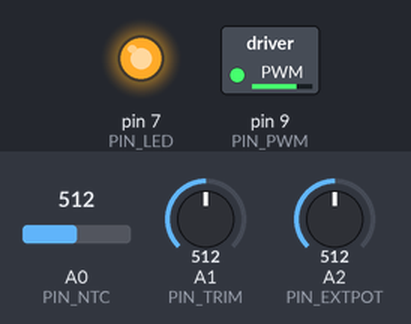
Recording of a sketch running on a simulated Arduino Uno, built with avr-gcc and run on an emulated ATmega328P. Shown: switched loads named in the sketch (green lamp = pin HIGH), output pins drawn as LEDs (lit = HIGH). Dashed ring = blinking. The test bench sets the inputs (shaded band); at power-on: A2 (PIN_EXTPOT) = 512, A1 (PIN_TRIM) = 512, A0 (PIN_NTC) = 512.

Above: at 0.38 s.
1.3 s: A2 (PIN_EXTPOT) set to 122
At 4.26 s:
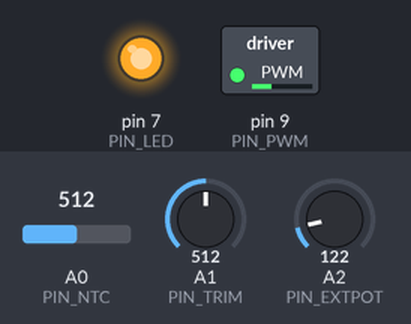
4.3 s: A1 (PIN_TRIM) set to 122
At 4.54 s:
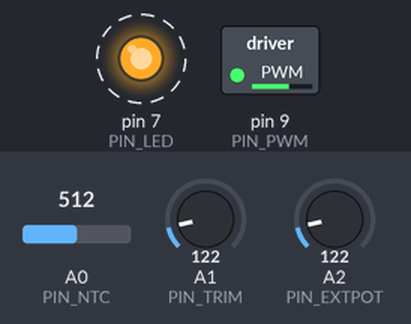
7.3 s: A0 (PIN_NTC) set to 0
At 7.84 s:
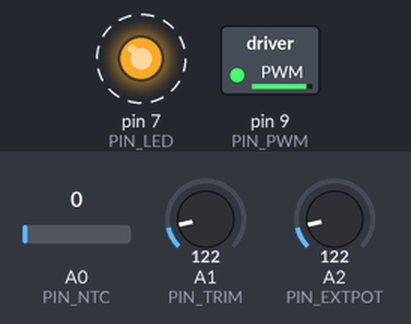
10.3 s: A2 (PIN_EXTPOT) set to 0
At 13.0 s:
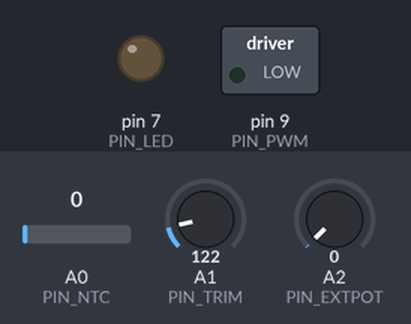
13.3 s: A0 (PIN_NTC) set to 9
15.5 s: A0 (PIN_NTC) set to 12
Timing chart, 0 to 19.5 s (numbered marks = the images above; inputs shaded):
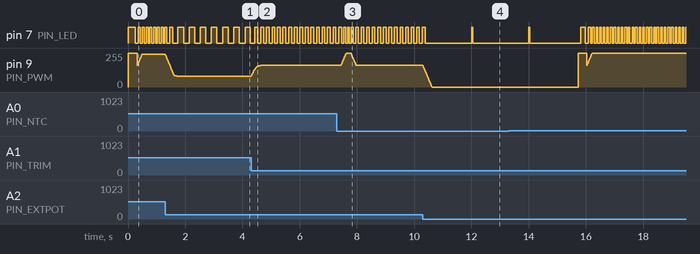

The sketch:

pumpcontroller.ino
```cpp
/*
 * Adaptive Cooling Pump Controller
 * Target: ATmega328P-AU (Arduino Uno / "ATmega328P" board profile), flashed via ISP
 * Author: Arik Nel
 *
 * Control priority (highest first):
 *   1. OVERHEAT   - NTC reads above TEMP_CRIT_C -> pump forced to 100%, whatever the mode
 *   2. MANUAL     - external dashboard pot connected -> pot sets the speed
 *   3. AUTO       - NTC connected -> speed follows the temperature curve
 *   4. FALLBACK   - no pot, no (valid) NTC -> pump runs at 100%
 *
 * Onboard trimpot = range trim for the external pot.
 *   The external pot is read as a rheostat against a pull-up, so its maximum ADC
 *   reading depends on its value (a 20k pot tops out lower than a 50k pot). The
 *   trimpot sets the ADC reading that counts as "full speed", so any pot value can
 *   use its whole rotation.
 *   Calibration: turn the dashboard pot fully up, then turn the trimpot until the
 *   status LED just reaches its fastest blink (100%). Done.
 *
 * Pinout:
 *   PD7 (D7)  - status LED
 *   PC0 (A0)  - NTC   (NTC to GND, NTC_SERIES_OHMS pull-up to 5V)
 *   PC1 (A1)  - onboard trimpot (wiper, ends on 5V/GND)
 *   PC2 (A2)  - external pot    (pot to GND, EXT_PULLUP pull-up to 5V; open = reads ~1023)
 *   PB1 (D9)  - MOSFET gate (OC1A, Timer1 hardware PWM)  <-- CHECK AGAINST SCHEMATIC
 */

#include <avr/wdt.h>

// ============================== CONFIGURATION ==============================

// --- Pins ---
const uint8_t PIN_LED     = 7;   // PD7
const uint8_t PIN_NTC     = A0;  // PC0
const uint8_t PIN_TRIM    = A1;  // PC1
const uint8_t PIN_EXTPOT  = A2;  // PC2
const uint8_t PIN_PWM     = 9;   // PB1 / OC1A - Timer1 is hard-wired to this pin

// --- PWM ---
const uint32_t PWM_FREQ_HZ = 20000;  // 20 kHz: above audible range, easy on the AON6354

// --- NTC thermistor ---
const float NTC_SERIES_OHMS = 10000.0;  // pull-up resistor value
const float NTC_R25_OHMS    = 10000.0;  // NTC resistance at 25 C
const float NTC_BETA        = 3950.0;   // NTC beta coefficient
const int   NTC_OPEN_ADC    = 1010;     // above this = sensor unplugged / broken wire
const int   NTC_SHORT_ADC   = 10;       // below this = sensor shorted

// --- Temperature curve (AUTO mode) ---
const float TEMP_START_C  = 50.0;  // below this: pump at IDLE_DUTY
const float TEMP_FULL_C   = 85.0;  // at/above this: pump at 100%
const float TEMP_CRIT_C   = 95.0;  // overheat: force 100% even in MANUAL mode
const float TEMP_CRIT_HYS = 5.0;   // overheat releases at TEMP_CRIT_C - TEMP_CRIT_HYS
const int   IDLE_DUTY     = 250;   // permille (25%) - keep some flow when cold, 0 = pump off

// --- External pot (MANUAL mode) ---
const int  EXT_OPEN_ADC      = 1000;  // reading above this = pot disconnected
const int  EXT_CONNECT_ADC   = 980;   // must drop below this to count as connected (hysteresis)
const int  EXT_FS_MIN_ADC    = 100;   // full-scale reading with trimpot fully CCW
const int  EXT_FS_MAX_ADC    = 975;   // full-scale reading with trimpot fully CW (< EXT_CONNECT_ADC)
const int  EXT_OFF_PERMILLE  = 30;    // bottom 3% of pot travel = pump off
const bool EXT_INVERT        = false; // true if the pot is wired so that CW lowers the reading

// --- Motor behaviour ---
const int      MIN_RUN_DUTY    = 150;  // permille - below this the pump stalls; used as floor when running
const int      RAMP_PER_TICK   = 20;   // max duty change per control tick (20 permille / 10 ms = 0->100% in 0.5 s)
const uint16_t KICKSTART_MS    = 300;  // full power burst when starting from standstill

// --- Timing ---
const uint16_t TICK_MS         = 10;   // control loop period
const uint16_t DETECT_DEBOUNCE = 20;   // ticks (200 ms) a connect/disconnect must persist

// --- Status LED ---
const uint32_t LED_MAX_HZ_X1000 = 8000;  // 8 Hz blink at 100% duty (blink rate scales with duty)
const uint32_t LED_MIN_HZ_X1000 = 500;   // never blink slower than 0.5 Hz while running
const uint16_t LED_IDLE_PERIOD  = 2000;  // pump off: short heartbeat flash every 2 s
const uint16_t LED_IDLE_FLASH   = 30;

// --- Debug output on UART (115200 baud) ---
#define DEBUG_SERIAL 0

// ============================================================================

enum Mode : uint8_t { MODE_FALLBACK, MODE_AUTO, MODE_MANUAL, MODE_OVERHEAT };

static uint16_t pwmTop;               // Timer1 TOP (ICR1)
static int      dutyOut = 0;          // current output duty, permille
static uint32_t kickUntil = 0;        // millis() until which kickstart is active

static float    ntcFilt, trimFilt, extFilt;  // low-pass filtered ADC readings

// Debounced "connected" flags
static bool     ntcOk = false, extOk = false;
static uint8_t  ntcCnt = 0, extCnt = 0;
static bool     overheat = false;

static uint32_t ledPhase = 0;         // 0..999999 = one blink cycle

// ----------------------------------------------------------------------------

// Averaged ADC read with a throwaway sample after switching the mux
// (lets the S/H cap settle on higher-impedance sources like a 50k pot).
static int readAdc(uint8_t pin) {
  analogRead(pin);
  uint16_t sum = 0;
  for (uint8_t i = 0; i < 8; i++) sum += analogRead(pin);
  return sum >> 3;
}

static void pwmInit() {
  pinMode(PIN_PWM, OUTPUT);
  digitalWrite(PIN_PWM, LOW);
  // Timer1: phase-correct PWM, TOP = ICR1 (mode 10), non-inverting on OC1A, no prescaler
  pwmTop = (uint16_t)(F_CPU / (2UL * PWM_FREQ_HZ));
  TCCR1A = _BV(COM1A1) | _BV(WGM11);
  TCCR1B = _BV(WGM13) | _BV(CS10);
  ICR1   = pwmTop;
  OCR1A  = 0;
}

static void pwmWrite(int permille) {
  OCR1A = (uint16_t)((uint32_t)permille * pwmTop / 1000UL);
}

// Debounce a boolean presence signal
static void debounce(bool raw, bool &state, uint8_t &cnt) {
  if (raw == state) { cnt = 0; return; }
  if (++cnt >= DETECT_DEBOUNCE) { state = raw; cnt = 0; }
}

static float ntcToCelsius(float adc) {
  float r = NTC_SERIES_OHMS * adc / (1023.0 - adc);
  float invT = 1.0 / 298.15 + log(r / NTC_R25_OHMS) / NTC_BETA;
  return 1.0 / invT - 273.15;
}

static int tempCurve(float tC) {
  if (tC <= TEMP_START_C) return IDLE_DUTY;
  if (tC >= TEMP_FULL_C)  return 1000;
  float f = (tC - TEMP_START_C) / (TEMP_FULL_C - TEMP_START_C);
  int lo = max(IDLE_DUTY, MIN_RUN_DUTY);
  return lo + (int)(f * (1000 - lo));
}

// External pot position -> duty, scaled by the trimpot so any pot value reaches 100%
static int manualDuty(float ext, float trim) {
  float fullScale = EXT_FS_MIN_ADC + (trim / 1023.0) * (EXT_FS_MAX_ADC - EXT_FS_MIN_ADC);
  float pos = ext / fullScale;                 // 0.0 .. 1.0 (clamped below)
  if (pos > 1.0) pos = 1.0;
  if (EXT_INVERT) pos = 1.0 - pos;
  int p = (int)(pos * 1000.0);
  if (p <= EXT_OFF_PERMILLE) return 0;
  // Rescale remaining travel onto MIN_RUN..100% so the whole knob does something
  return MIN_RUN_DUTY + (long)(p - EXT_OFF_PERMILLE) * (1000 - MIN_RUN_DUTY) / (1000 - EXT_OFF_PERMILLE);
}

// Blink rate proportional to duty
static void updateLed(int duty, uint32_t now) {
  if (duty <= 0) {
    digitalWrite(PIN_LED, (now % LED_IDLE_PERIOD) < LED_IDLE_FLASH);
    return;
  }
  uint32_t hz1000 = LED_MAX_HZ_X1000 * (uint32_t)duty / 1000UL;
  if (hz1000 < LED_MIN_HZ_X1000) hz1000 = LED_MIN_HZ_X1000;
  // cycle = 1,000,000 units; per ms advance = Hz * 1e6 / 1000 = hz1000
  ledPhase = (ledPhase + hz1000 * TICK_MS) % 1000000UL;
  digitalWrite(PIN_LED, ledPhase < 500000UL);
}

// ----------------------------------------------------------------------------

void setup() {
  // Safe state first: pump output low until the timer takes over
  pwmInit();
  pinMode(PIN_LED, OUTPUT);

#if DEBUG_SERIAL
  Serial.begin(115200);
#endif

  // Prime filters with real readings so we don't start from zero
  ntcFilt  = readAdc(PIN_NTC);
  trimFilt = readAdc(PIN_TRIM);
  extFilt  = readAdc(PIN_EXTPOT);
  ntcOk = (ntcFilt < NTC_OPEN_ADC && ntcFilt > NTC_SHORT_ADC);
  extOk = (extFilt < EXT_CONNECT_ADC);

  wdt_enable(WDTO_500MS);
}

void loop() {
  static uint32_t lastTick = 0;
  uint32_t now = millis();
  if (now - lastTick < TICK_MS) return;
  lastTick = now;
  wdt_reset();

  // --- Read & filter inputs (EMA, ~80 ms time constant at 10 ms tick) ---
  ntcFilt  += (readAdc(PIN_NTC)    - ntcFilt)  * 0.125;
  trimFilt += (readAdc(PIN_TRIM)   - trimFilt) * 0.125;
  extFilt  += (readAdc(PIN_EXTPOT) - extFilt)  * 0.125;

  // --- Presence detection ---
  debounce(ntcFilt < NTC_OPEN_ADC && ntcFilt > NTC_SHORT_ADC, ntcOk, ntcCnt);
  bool extRaw = extOk ? (extFilt < EXT_OPEN_ADC) : (extFilt < EXT_CONNECT_ADC);
  debounce(extRaw, extOk, extCnt);

  float tempC = ntcOk ? ntcToCelsius(ntcFilt) : NAN;
  if (ntcOk) {
    if (tempC >= TEMP_CRIT_C) overheat = true;
    else if (tempC < TEMP_CRIT_C - TEMP_CRIT_HYS) overheat = false;
  } else {
    overheat = false;  // no sensor: FALLBACK/MANUAL decide
  }

  // --- Mode selection & target duty ---
  Mode mode;
  int target;
  if (overheat)      { mode = MODE_OVERHEAT; target = 1000; }
  else if (extOk)    { mode = MODE_MANUAL;   target = manualDuty(extFilt, trimFilt); }
  else if (ntcOk)    { mode = MODE_AUTO;     target = tempCurve(tempC); }
  else               { mode = MODE_FALLBACK; target = 1000; }

  // Enforce the stall floor for any non-zero request
  if (target > 0 && target < MIN_RUN_DUTY) target = MIN_RUN_DUTY;

  // --- Kickstart from standstill, then ramp ---
  if (dutyOut == 0 && target > 0) kickUntil = now + KICKSTART_MS;

  if (target > dutyOut)      dutyOut = min(target, dutyOut + RAMP_PER_TICK);
  else if (target < dutyOut) dutyOut = max(target, dutyOut - RAMP_PER_TICK);

  bool kicking = (int32_t)(kickUntil - now) > 0 && target > 0;
  pwmWrite(kicking ? 1000 : dutyOut);

  updateLed(dutyOut, now);

#if DEBUG_SERIAL
  static uint8_t dbg = 0;
  if (++dbg >= 50) {  // every 500 ms
    dbg = 0;
    static const char *const names[] = { "FALLBACK", "AUTO", "MANUAL", "OVERHEAT" };
    Serial.print(names[mode]);
    Serial.print(F("  T="));    Serial.print(tempC, 1);
    Serial.print(F("C ntc="));  Serial.print((int)ntcFilt);
    Serial.print(F(" ext="));   Serial.print((int)extFilt);
    Serial.print(F(" trim="));  Serial.print((int)trimFilt);
    Serial.print(F(" duty="));  Serial.print(dutyOut / 10);
    Serial.println('%');
  }
#else
  (void)mode;
#endif
}
```

Measured:
- after the input at 1.3 s, pin 9 (PIN_PWM): moves from 244/255 to 82/255 over 0.40 s, starting at once
- after the input at 4.3 s, pin 7 (PIN_LED): alternates HIGH for 0.10 s and LOW for 0.10 s, starting after 0.13 s; pin 9 (PIN_PWM): moves from 82/255 to 164/255 over 0.41 s, starting at once
- after the input at 7.3 s, pin 9 (PIN_PWM): rises from 164/255 to 255/255 in 0.17 s, then falls to 164/255 in 0.34 s
- after the input at 10.3 s, pin 9 (PIN_PWM): moves from 164/255 to 0/255 over 0.32 s, starting at once
